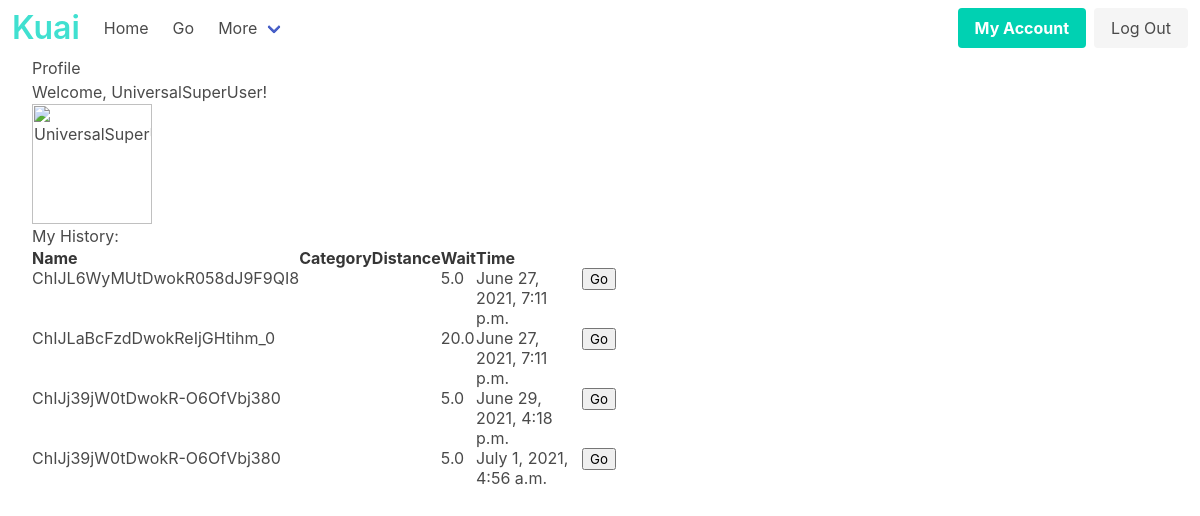
Page /profile (signed in) on the earlier database version.
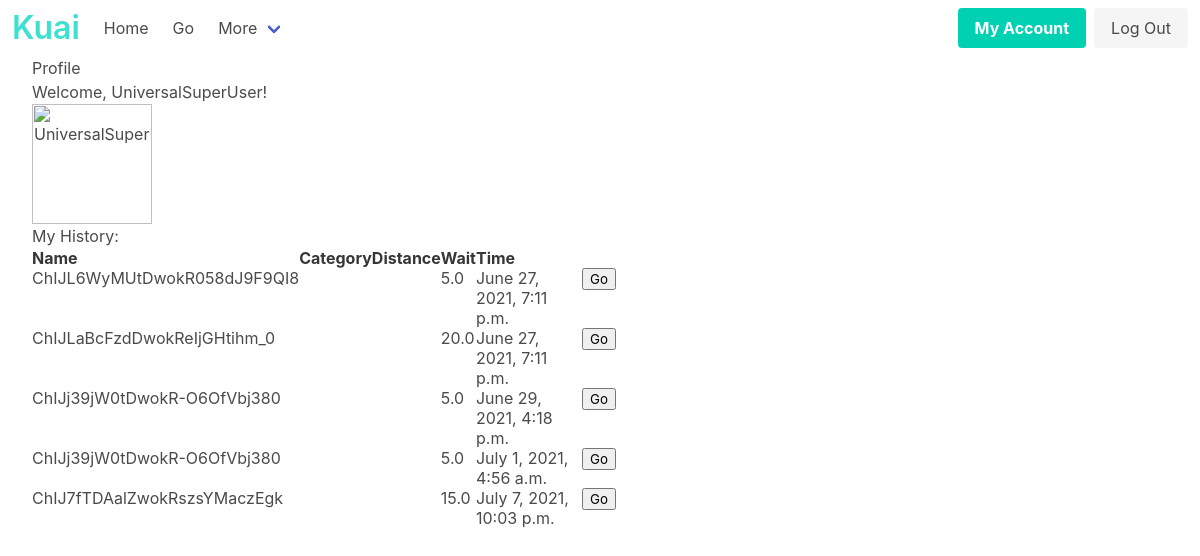
Same page on the later database version.
### Landing/models.py (models this page shows, shortened)
class waitData(models.Model):
    wait_time = models.FloatField(validators = [MinValueValidator(0)], null = False, blank = False)
    business = models.ForeignKey("Business", on_delete=models.CASCADE, related_name="review", null=True, blank=True)
    start_time = models.DateTimeField(default= django.utils.timezone.now, null= False, blank = False,)
    expiration_time = models.DateTimeField(default = getExperationTime, null = False, blank = False,)
    author = models.ForeignKey("Profile", related_name='all_time_updates', on_delete=CASCADE)
    REQUIRED_FIELDS = ['wait_time', 'author', 'business', 'expiration_time']

class Business(models.Model):
    lat = models.FloatField(blank = False, null = True)
    lon = models.FloatField(blank = False, null = True)
    verified = models.BooleanField(null = False, blank = False, default = False)
    expiration_time = models.DateTimeField(default=get_biz_expiration, null = False, blank = False)
    placeID = models.TextField(null = False, blank=False, unique = True, default = False)
    REQUIRED_FIELDS = ['lat', 'lon', 'verified', 'placeID', "expiration_time"]
    def get_short_name(self):
        return self.placeID
    objects = Business_Manager()

### Landing/views.py (the view)
# urls.py: path("profile", views.profile, name="profile"),
@login_required(login_url='/accounts/login/')
def profile(request):
    current_user = request.user
    print(current_user.id)
    for attr, value in vars(current_user).items():
        print("Attribute: " + str(attr or ""))
        print("Value: " + str(value or ""))
        print(current_user.profile.birth_date)
    print(current_user._wrapped.username)
    return render(request, "Landing/profile.html")

### Landing/models.py (called while the page is built, shortened)
    def to_python(self, value):
        class SubList(list):
            def __init__(self, token, *args):
                self.token = token
                super().__init__(*args)
        if isinstance(value, list):
            return value
        if value is None:
            return SubList(self.token)
        return SubList(self.token, value.split(self.token))

    def from_db_value(self, value, expression, connection):
        return self.to_python(value)

    def __str__(self):
        return self.username

### Landing/templates/Landing/profile.html (shortened to what this page needs)
{% load socialaccount %}
<html>
  <head>
    {% load static %}
    <link rel="stylesheet" type="text/css" href="{% static 'Landing/css/profile.css' %}">
  </head>
  {% block content %}
  {% include 'Landing/navbar.html' %}
<div id="profile">
  <h1>Profile</h1>
  {% if user.is_authenticated %}
<div id="maincontent">
  <div>
    <p>Welcome, {{ user.username }}!</p>
    <img class="is-rounded" src="../../bios/Landing/pfps/UniversalSuperUser" alt="UniversalSuperUser" width="120" height="90">
  <h1>My History: </h1>
  <table class="sortable">
  <thead class="thead">
    <tr class="tr">
        <th class="th">
          Name
        </th>
        <th class="th">Category</th>
        <th class="th">Distance</th>
        <th class="th">Wait</th>
        <th class="th">Time</th>
    </tr>
  </thead>
{% for i in user.profile.all_time_updates.all %}
  <tr class="tr">
    <td class="td"><span class="HistoryName">{{i.business.get_short_name}}</span></td>
    <td class="td"> </td>
    <td class="td"> </td>
    <td class="td">{{i.wait_time}}</td>
    <td class="td">{{i.start_time}}</td>
    <td class="sorttable_nosort"><button class="HistoryButtons">Go</button></td>
  </tr>
{% endfor%}
  </table>
</div>
<div id="map"></div>
{% else %}
<p>Welcome, friend!</p>
{% endif %}
</div>
  {% endblock %}
  </div>
</html>

Differences in the rows shown:
added waitData: business.get_short_name "ChIJ7fTDAalZwokRszsYMaczEgk", wait_time "15.0", start_time "July 7, 2021, 10:03 p.m."
